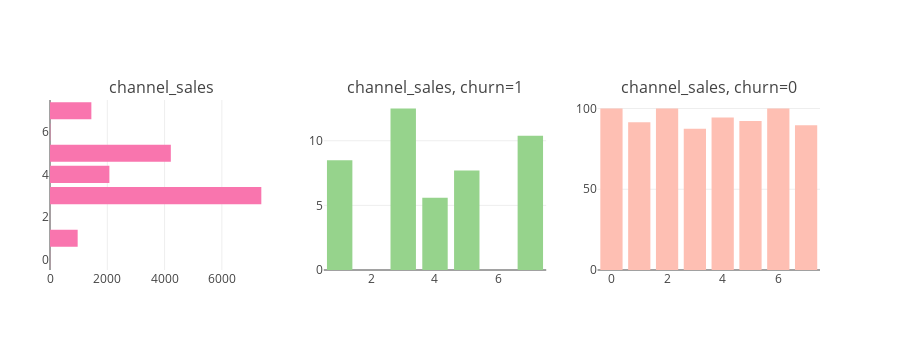

Notebook code for this chart:
### Code cell
tr0 = bar_hor(train, "channel_sales", "Distribution of channel_sales Variable" ,"#f975ae", w=700, lm=100, return_trace= True)
tr1, tr2 = gp('channel_sales', 'Distribution of churn with channel_sales')

fig = tools.make_subplots(rows=1, cols=3, print_grid=False, subplot_titles = ["channel_sales" , "channel_sales, churn=1" ,"channel_sales, churn=0"])
fig.append_trace(tr0, 1, 1);
fig.append_trace(tr1, 1, 2);
fig.append_trace(tr2, 1, 3);
fig['layout'].update(height=350, showlegend=False, margin=dict(l=50));
iplot(fig);

### Figure 1 — Plotly figure (JSON) as saved in the notebook; plotly's stock layout.template omitted (floating-point values rounded to 4 significant figures)
{"data": [{"marker": {"color": "#f975ae"}, "orientation": "h", "type": "bar", "x": [2, 4, 12, 966, 1444, 2073, 4218, 7377], "xaxis": "x1", "y": [2, 0, 6, 1, 7, 4, 5, 3], "yaxis": "y1"}, {"marker": {"color": "#96D38C"}, "name": "churn : 1", "type": "bar", "x": [3, 5, 7, 4, 1], "xaxis": "x2", "y": [12.5, 7.705, 10.39, 5.596, 8.489], "yaxis": "y2"}, {"marker": {"color": "#FEBFB3"}, "name": "churn : 0", "type": "bar", "x": [3, 5, 4, 7, 1, 6, 0, 2], "xaxis": "x3", "y": [87.5, 92.29, 94.4, 89.61, 91.51, 100, 100, 100], "yaxis": "y3"}], "layout": {"annotations": [{"font": {"size": 16}, "showarrow": false, "text": "channel_sales", "x": 0.1444, "xanchor": "center", "xref": "paper", "y": 1, "yanchor": "bottom", "yref": "paper"}, {"font": {"size": 16}, "showarrow": false, "text": "channel_sales, churn=1", "x": 0.5, "xanchor": "center", "xref": "paper", "y": 1, "yanchor": "bottom", "yref": "paper"}, {"font": {"size": 16}, "showarrow": false, "text": "channel_sales, churn=0", "x": 0.8556, "xanchor": "center", "xref": "paper", "y": 1, "yanchor": "bottom", "yref": "paper"}], "height": 350, "margin": {"l": 50}, "showlegend": false, "xaxis1": {"anchor": "y1", "domain": [0, 0.2889]}, "xaxis2": {"anchor": "y2", "domain": [0.3556, 0.6444]}, "xaxis3": {"anchor": "y3", "domain": [0.7111, 1]}, "yaxis1": {"anchor": "x1", "domain": [0, 1]}, "yaxis2": {"anchor": "x2", "domain": [0, 1]}, "yaxis3": {"anchor": "x3", "domain": [0, 1]}}}
